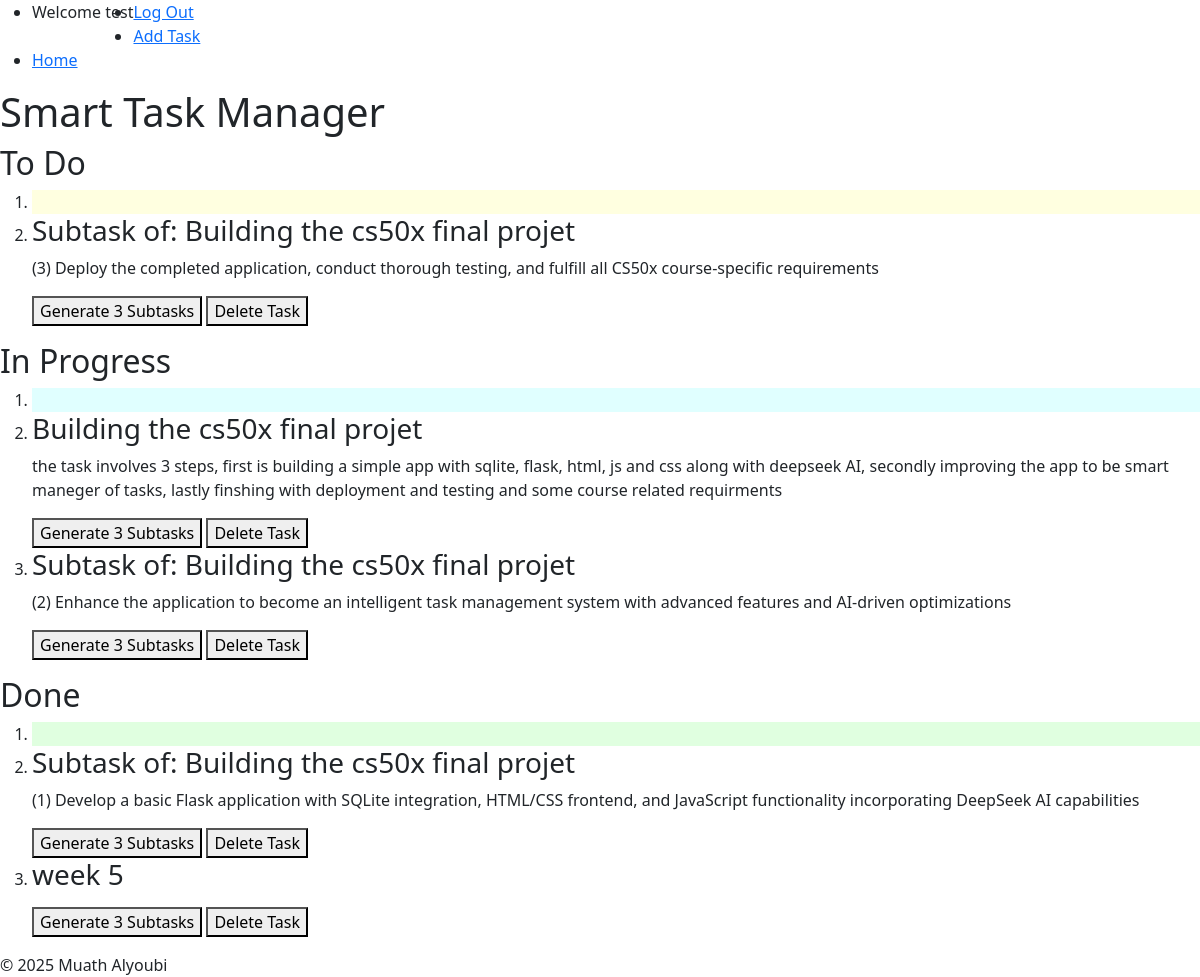
Screenshot of / (signed in) with the database file from the repository.
### tables this page shows
CREATE TABLE tasks(
                id INTEGER PRIMARY KEY AUTOINCREMENT NOT NULL,
                title TEXT NOT NULL,
                user_id INTEGER NOT NULL,
                description TEXT,
                status TEXT NOT NULL DEFAULT 'To Do',
                created_at TIMESTAMP DEFAULT CURRENT_TIMESTAMP, 
                priority TEXT NOT NULL, 
                due_date DATE,  
                FOREIGN KEY (user_id) REFERENCES users(id) ON DELETE CASCADE
                );

### app.py (the view)
@app.route("/")
@login_required
def index():
    tasks = get_tasks_by_user(session["user_id"])
    return render_template("index.html", tasks=tasks)

### db.py (called while the page is built)
def get_db():
    if "db" not in g:
        g.db = sqlite3.connect(
            DATABASE,
            detect_types=sqlite3.PARSE_DECLTYPES,
            check_same_thread=False
        )
        g.db.row_factory = sqlite3.Row
    return g.db

def get_tasks_by_user(user_id):
    db = get_db()
    return db.execute("SELECT * FROM tasks WHERE user_id = ?", (user_id,)).fetchall()

### helpers.py (called while the page is built)
def login_required(f):
    @wraps(f)
    def decorated_function(*args, **kwargs):
        if session.get("user_id") is None:
            return redirect(url_for('login', next=request.url))
        return f(*args, **kwargs)
    return decorated_function

### templates/index.html (shortened to what this page needs)
{% extends "layout.html" %}
{% block body %}
        <header>
            <h1>Smart Task Manager</h1>
        </header>
        <main>
            <section id="kanban-board">
                <section id="todo-column" aria-labelledby="todo-heading" >
                    <h2 id="todo-heading">To Do</h2>
                    <ol class = "task-list" id="To Do">
                        <li style="background-color: #FFFFE0"></li>
                        {% for task in tasks %}
                            {% if task.status == 'To Do' %}
                                <li id="{{ task.id }}" draggable="true">
                                    <h3>{{ task.title }}</h3>
                                    <p>{{ task.description }}</p>
                                    <button onclick="generateTask('{{ task.id}}')" id="sub-task">Generate 3 Subtasks</button>
                                    <button onclick="deleteTask('{{ task.id }}')" id="delete-task">Delete Task</button>
                                </li>
                            {% endif %}
                        {% endfor %}
                    </ol>
                </section>
                <section id="in-progress-column"  aria-labelledby="in-progress-heading">
                    <h2 id="in-progress-heading">In Progress</h2>
                    <ol class = "task-list" id="In Progress">
                        <li style="background-color: #E0FFFF"></li>
                        {% for task in tasks %}
                            {% if task.status == 'In Progress' %}
                                <li id="{{ task.id }}" draggable="true">
                                    <h3>{{ task.title }}</h3>
                                    <p>{{ task.description }}</p>
                                    <button onclick="generateTask('{{ task.id}}')" id="sub-task">Generate 3 Subtasks</button>
                                    <button onclick="deleteTask('{{ task.id }}')" id="delete-task">Delete Task</button>
                                </li>
                            {% endif %}
                        {% endfor %}
                    </ol>
                </section>
                <section id="done-column" aria-labelledby="done-heading">
                    <h2 id="done-heading">Done</h2>
                    <ol class = "task-list" id="Done">
                        <li style="background-color: #E0FFE0"></li>
                        {% for task in tasks %}
                            {% if task.status == 'Done' %}
                                <li id="{{ task.id }}" draggable="true">
                                    <h3>{{ task.title }}</h3>
                                    <p>{{ task.description }}</p>
                                    <button onclick="generateTask('{{ task.id}}')" id="sub-task">Generate 3 Subtasks</button>
                                    <button onclick="deleteTask('{{ task.id }}')" id="delete-task">Delete Task</button>
                                </li>
                            {% endif %}
                        {% endfor %}
                    </ol>
                </section>
            </section>
        </main>
{% endblock %}

### rows the page displays
tasks: title "Subtask of: Building the cs50x final projet", description "(3) Deploy the completed application, conduct thorough testing, and fulfill all CS50x course-specific requirements"
tasks: title "Building the cs50x final projet", description "the task involves 3 steps, first is building a simple app with sqlite, flask, html, js and css along with deepseek AI, secondly improving the app to be smart maneger of tasks, lastly finshing with deployment and testing and some course related requirments"
tasks: title "Subtask of: Building the cs50x final projet", description "(2) Enhance the application to become an intelligent task management system with advanced features and AI-driven optimizations"
tasks: title "Subtask of: Building the cs50x final projet", description "(1) Develop a basic Flask application with SQLite integration, HTML/CSS frontend, and JavaScript functionality incorporating DeepSeek AI capabilities"
tasks: title "week 5"

### other values shown
{{ session["username"] }} "test"
